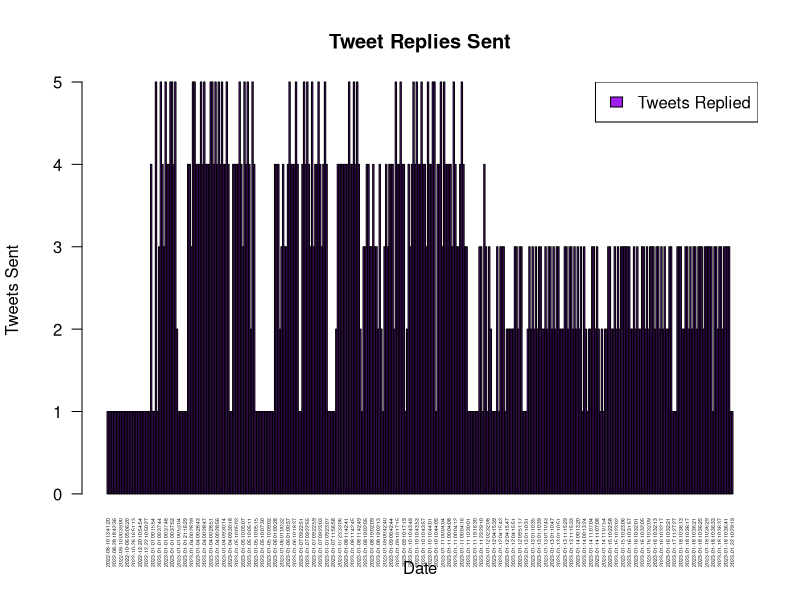
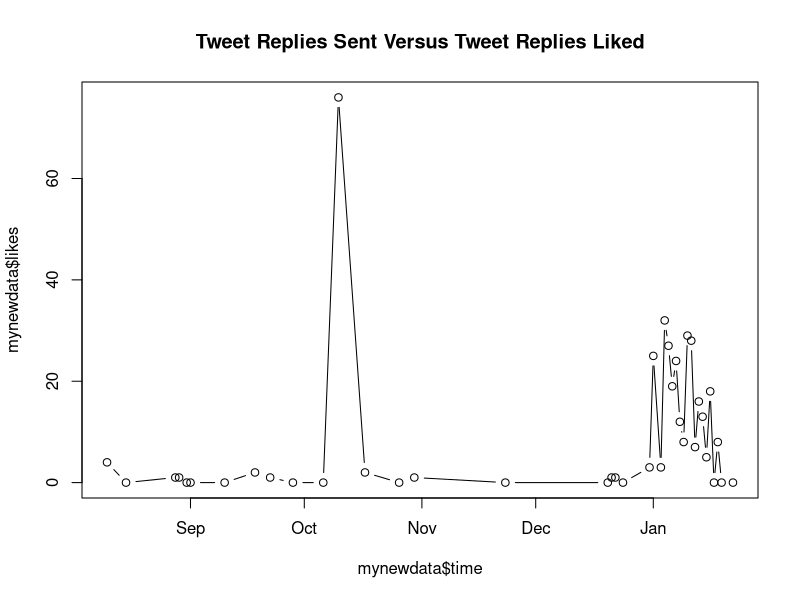

These figures' R source, in order:
## ---- chunk 1
knitr::opts_chunk$set(echo = TRUE)
## ---- chunk 2
twitter = read.csv("EvanWoods-timeline-2023-01-22-part1.csv")
## ---- chunk 3
total_replies_sent = sum(twitter$Tweet.Type=="Reply")
total_replies_sent
## ---- chunk 4
total_likes_of_replies_sent = sum(twitter$Total.Likes[twitter$Tweet.Type=="Reply"])
total_likes_of_replies_sent
## ---- chunk 5
likes = twitter$Total.Likes[twitter$Tweet.Type=="Reply"]
## ---- chunk 6
time = twitter$Tweet.Posted.Time[twitter$Tweet.Type=="Reply"]
## ---- chunk 7
barplot(table(time),col=c("purple"),xlab="Date",ylab="Tweets Sent",las=2, cex.names = 0.3, main = "Tweet Replies Sent")
legend("topright", legend = c("Tweets Replied"), fill = c("purple"))


mydata <- data.frame(time = time, likes = likes)
mydata$time <- as.Date(mydata$time)
time_tmp <- unique(mydata$time)
mydata$time <- as.character(mydata$time)
result <- sapply(time_tmp, function(x){
  tmp <- mydata[mydata$time ==x,]
  return(sum(tmp$likes))
})
mynewdata <- data.frame(time = time_tmp, likes = result)
mynewdata$time <- as.Date(mynewdata$time)
plot(mynewdata$time, mynewdata$likes, type = "b", 
     main = "Tweet Replies Sent Versus Tweet Replies Liked")
